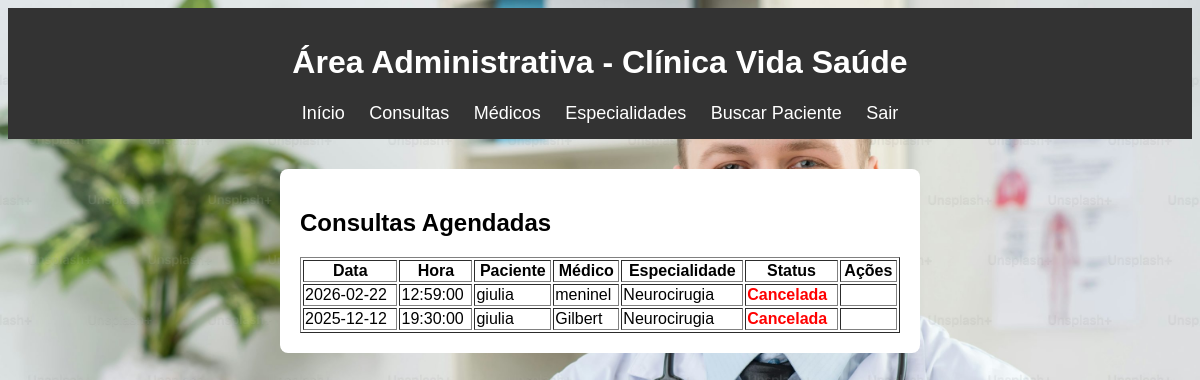
The app's page /admin/consultas.php (signed in) with its own data.
### tables this page shows
CREATE TABLE `consulta` (
  `id` int(11) NOT NULL,
  `paciente_id` int(11) NOT NULL,
  `medico_id` int(11) NOT NULL,
  `data` date NOT NULL,
  `hora` time NOT NULL,
  `cancelada` tinyint(1) DEFAULT 0,
  `motivo_cancelamento` varchar(255) DEFAULT NULL,
  `notificado` tinyint(1) DEFAULT 0
);

CREATE TABLE `paciente` (
  `id` int(11) NOT NULL,
  `nome` varchar(100) NOT NULL,
  `email` varchar(120) NOT NULL,
  `senha` varchar(255) NOT NULL
);

CREATE TABLE `medico` (
  `id` int(11) NOT NULL,
  `nome` varchar(100) NOT NULL,
  `especialidade_id` int(11) NOT NULL
);

CREATE TABLE `especialidade` (
  `id` int(11) NOT NULL,
  `nome` varchar(100) NOT NULL
);

### admin/consultas.php (the view, shortened to what this page needs)
<?php
include "../includes/conexao.php";
include "header.php";
$sql = "SELECT consulta.*,
               paciente.nome AS paciente,
               medico.nome AS medico,
               especialidade.nome AS esp
        FROM consulta
        JOIN paciente ON consulta.paciente_id=paciente.id
        JOIN medico ON consulta.medico_id=medico.id
        JOIN especialidade ON medico.especialidade_id=especialidade.id
        ORDER BY data DESC, hora DESC";
$res = mysqli_query($con, $sql);
?>
<div class="container">
    <h2>Consultas Agendadas</h2>
    <table border="1" width="100%">
        <tr>
            <th>Data</th><th>Hora</th>
            <th>Paciente</th>
            <th>Médico</th>
            <th>Especialidade</th>
            <th>Status</th>
            <th>Ações</th>
        </tr>
        <?php while ($c = mysqli_fetch_assoc($res)): ?>
        <tr>
            <td><?= $c['data'] ?></td>
            <td><?= $c['hora'] ?></td>
            <td><?= $c['paciente'] ?></td>
            <td><?= $c['medico'] ?></td>
            <td><?= $c['esp'] ?></td>
            <td>
                <?= $c['cancelada'] ? "<b style='color:red;'>Cancelada</b>" : "Ativa" ?>
            </td>
            <td>
            </td>
        </tr>
        <?php endwhile; ?>
    </table>
</div>

### admin/header.php
<header style="background:#333;color:white;padding:15px;text-align:center;">
    <h1>Área Administrativa - Clínica Vida Saúde</h1>
    <nav>
        <a href="index.php" style="color:#fff;margin:10px;">Início</a>
        <a href="consultas.php" style="color:#fff;margin:10px;">Consultas</a>
        <a href="medicos.php" style="color:#fff;margin:10px;">Médicos</a>
        <a href="especialidades.php" style="color:#fff;margin:10px;">Especialidades</a>
        <a href="busca_paciente.php" style="color:#fff;margin:10px;">Buscar Paciente</a>
        <a href="logout.php" style="color:#fff;margin:10px;">Sair</a>
    </nav>
</header>
<link rel="stylesheet" href="../css/estilo.css">

### css/estilo.css (style rules this page uses)
header { background: #0099cc; padding: 20px; color: #fff; text-align: center; }
nav a { color: #fff; margin: 0 15px; text-decoration: none; transition: transform 0.3s ease; font-size: large; }
.container { width: 600px; margin: 30px auto; background: #fff; padding: 20px; border-radius: 8px; }

### records on screen
consulta: data "2026-02-22", hora "12:59:00", paciente.nome "giulia", medico.nome "meninel", especialidade.nome "Neurocirugia", cancelada "Cancelada"
consulta: data "2025-12-12", hora "19:30:00", paciente.nome "giulia", medico.nome "Gilbert", especialidade.nome "Neurocirugia", cancelada "Cancelada"
